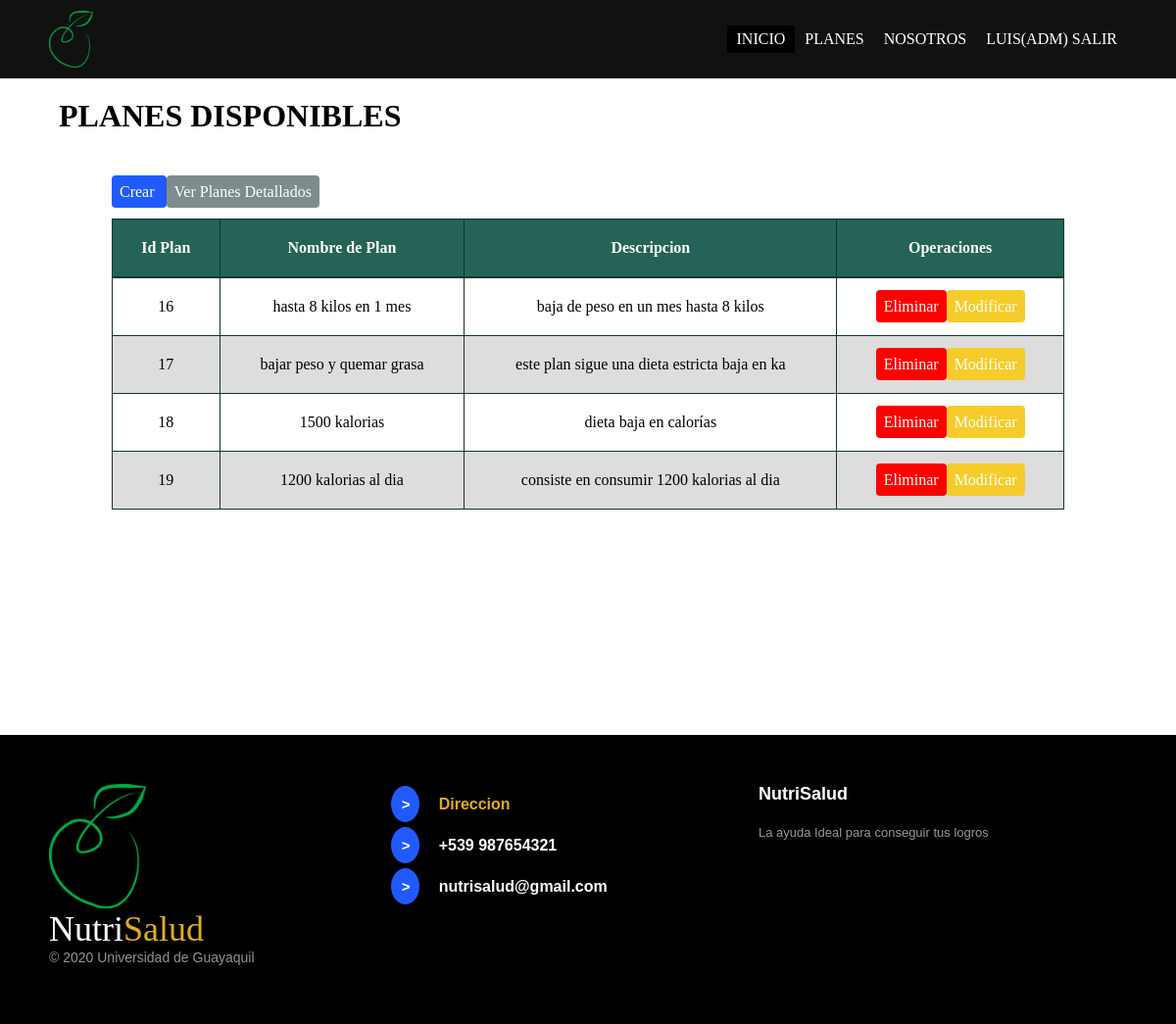
Page /index.php?c=index&c=Cliente&a=verPlanes (signed in) on the committed database.
### tables this page shows
CREATE TABLE `planes_nutri` (
  `idplanes_nutri` int(11) NOT NULL,
  `nombre` varchar(45) DEFAULT NULL,
  `descripcion` varchar(45) DEFAULT NULL,
  `cliente_idcliente` int(11) DEFAULT NULL
);

### controller/funcionesClientes/ClienteController.php (called while the page is built, shortened)
<?php
require_once 'model/DAO/PlanesDAO.php';
class ClienteController {
    private $verPlanes;
    public function __construct() {
        $this->verPlanes = new PlanesDAO();
    }
    public function verPlanes() {
        $resultado = $this->verPlanes->getPlanesAll();
        require_once 'view/dinamicas/planes.php';
    }
}

### controller/FrontController.php (called while the page is built, shortened)
<?php
class FrontController {
    public function rutear() {
        $action = (isset($_REQUEST['a'])) ? $_REQUEST['a']:'iniciar';
        $controller = new $controller;
        $controller->$action();
    }
}

### index.php (called while the page is built)
<?php
require_once './controller/FrontController.php';
$ruteador = new FrontController();
$ruteador->rutear();
?>

### model/Conexion.php (called while the page is built, shortened)
<?php
class Connection{
    private static $connection = null;
    public static function getConnection(){
        try{
            if(!isset(self::$connection)){
                self::$connection=new PDO("mysql:host=" . SERVIDORBD . "; port= ".PUERTO."; dbname=".NOMBREBD.";",USUARIO,PASSWORD);
                self::$connection->setAttribute(PDO::ATTR_ERRMODE,PDO::ERRMODE_EXCEPTION);
                self::$connection->exec("set character set utf8");
            }
        }catch(Exception $e){
        }
        return self::$connection;
    }
}

### model/DAO/PlanesDAO.php (called while the page is built, shortened)
<?php
include_once './model/Conexion.php';
class PlanesDAO {
    private $con;
    public function __construct() {
        try {
            $this->con = Connection::getConnection();
        } catch (Exception $e) {
            echo $e->getMassege();
        }
    }
    public function getPlanesAll() {
        try {
            $stm = $this->con->prepare("SELECT *FROM planes_nutri");
            $stm->execute();
            return $stm->fetchAll(PDO::FETCH_ASSOC);
        } catch (Exception $e) {
            echo $e->getMessage();
        }
    }
}
?>

### view/dinamicas/planes.php (the view, shortened to what this page needs)
<div class="container-table">
    <h1>PLANES DISPONIBLES</h1>
    <div id="main-container">
        <table>
            <tbody>
            <thead>
                <?php
                if (isset($_SESSION['Adm'])) {
                    echo('<a href="index.php?c=Admin&a=mostrar" class="btn-btn-primary">   Crear   </a>');
                    echo('<a href="index.php?c=Admin&a=mostrarDetallePlan" class="btn-btn-info">Ver Planes Detallados</a>');
                } elseif (isset($_SESSION['Client'])) {
                    echo('<a href="index.php?c=Admin&a=mostrarDetallePlan" class="btn-btn-modi"">   Ver Planes adquiridos   </a>');
                }
                ?>
            <br></br>
            <tr>
                <th>Id Plan</th><th>Nombre de Plan</th><th>Descripcion</th><th>Operaciones</th>
            </tr>
            </thead>
            <?php
            foreach ($resultado as $gp):
                ?>
                <tr>
                    <td><?php echo($gp['idplanes_nutri']); ?></td>
                    <td><?php echo($gp['nombre']); ?></td>
                    <td><?php echo($gp['descripcion']); ?></td>
                    <td >
                        <?php
                        if (isset($_SESSION['Adm'])) {
                            echo('<a href="index.php?c=Admin&a=eliminar&id=' . $gp['idplanes_nutri'] . '" class="btn-btn-danger" >Eliminar</a>');
                            echo('<a href="index.php?c=Admin&a=mostrarid&id=' . $gp['idplanes_nutri'] . '" class="btn-btn-modi" >Modificar</a>');
                        } elseif (isset($_SESSION['Client'])) {
                            echo('<a href="" class="btn-btn-primary">Comprar</a>');
                        } else {
                            echo('<a href="index.php?c=Cliente&a=informacion" class="btn-btn-info">Informacion</a>');
                        }
                        ?>
                    </td>
                </tr>
                    <?php endforeach; ?>
            </tbody>
        </table>
    </div>
</div>

### assets/css/inicio.css (style rules this page uses)
* { margin: 0; padding: 0; box-sizing: border-box; }

### assets/css/index.css (style rules this page uses)
* { margin: 0; padding: 0; }
.container-table { padding: 100px 60px; }
#main-container { margin: 50px auto; width: 90%; }
table { background-color: white; text-align: left; border-collapse: collapse; width: 100%; }
th, td { text-align: center; padding: 20px; border: solid 1px #0F362D; }
thead { background-color: #246355; border-bottom: solid 2px #0F362D; color: white; }
tr:nth-child(even) { background-color: #ddd; }
.btn-btn-danger { background: red; padding: 8px; text-decoration: none; color: #fff; border-radius: 4px; }
.btn-btn-primary { background:#205aff; padding: 8px; text-decoration: none; color: #fff; border-radius: 4px; }
.btn-btn-modi { background:rgb(245, 204, 42); padding: 8px; text-decoration: none; color: #fff; border-radius: 4px; }
.btn-btn-info { background:#7F8C8D; padding: 8px; text-decoration: none; color: #fff; border-radius: 4px; }

### rows in the picture
planes_nutri: idplanes_nutri "16", nombre "hasta 8 kilos en 1 mes", descripcion "baja de peso en un mes hasta 8 kilos"
planes_nutri: idplanes_nutri "17", nombre "bajar peso y quemar grasa", descripcion "este plan sigue una dieta estricta baja en ka"
planes_nutri: idplanes_nutri "18", nombre "1500 kalorias", descripcion "dieta baja en calorías"
planes_nutri: idplanes_nutri "19", nombre "1200 kalorias al dia", descripcion "consiste en consumir 1200 kalorias al dia"

### other values in the picture
$_SESSION['Adm'].'(ADM)   Salir' "LUIS(ADM) SALIR"
